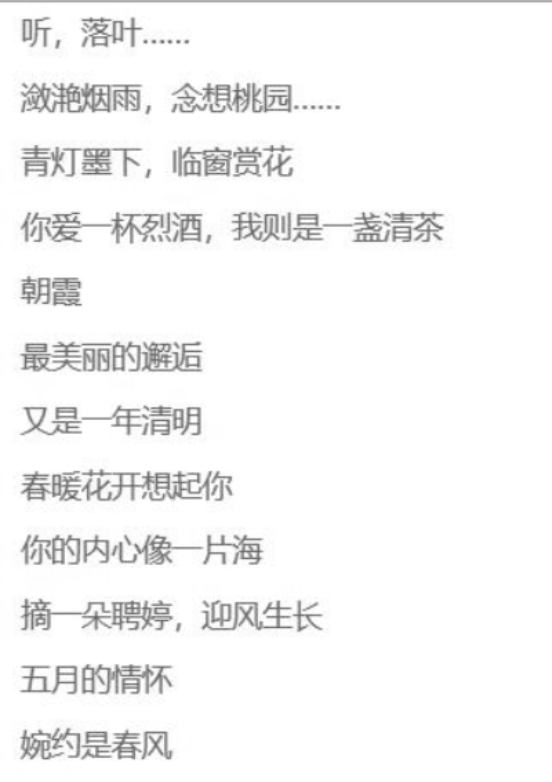
#> input picture 毕业设计/houghTest5.png, 552 x 782 px
$ python '形态学.py'   (older library calls are emulated)
#> lines starting #> are read from the running program, lines starting #| are printed output that depends on the picture; after the words box and inside, x2 and y2 are one past the last pixel; in counts of white or black regions, pixels touching at a corner belong together
import cv2
import numpy as np
import matplotlib.pyplot as plt
imagePath = '../houghTest5.png'
img = cv2.imread(imagePath)
#> img is the input picture: shape (782, 552, 3); mean B, G, R 245.6, 245.6, 245.6
img = cv2.cvtColor(img, cv2.COLOR_BGR2RGB)
img1 = img.copy()
gray = cv2.cvtColor(img, cv2.COLOR_BGR2GRAY)
gray = cv2.GaussianBlur(gray, (5, 5), 0)

# sobel边缘检测得到二值图
sobel = cv2.Sobel(gray, cv2.CV_8U, 1, 0, ksize=3)
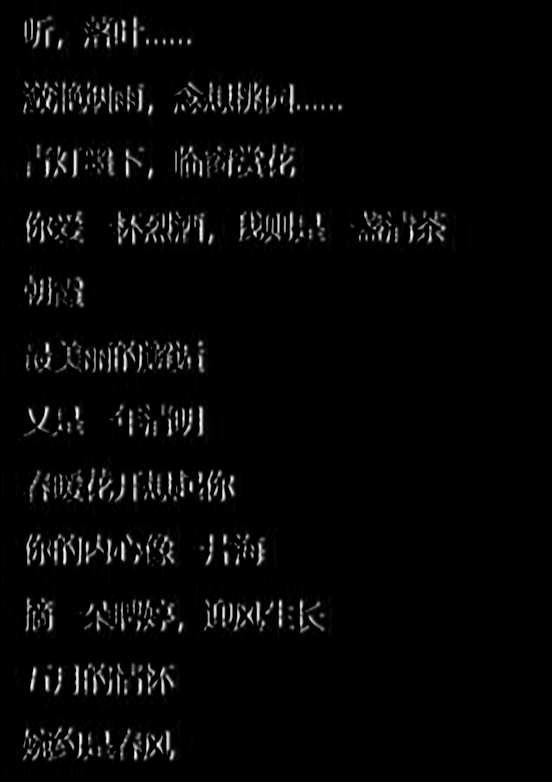
#> sobel: shape (782, 552); min 0, max 255, mean 6.7

# 二值化
ret, binary = cv2.threshold(sobel, 0, 255, cv2.THRESH_OTSU + cv2.THRESH_BINARY)
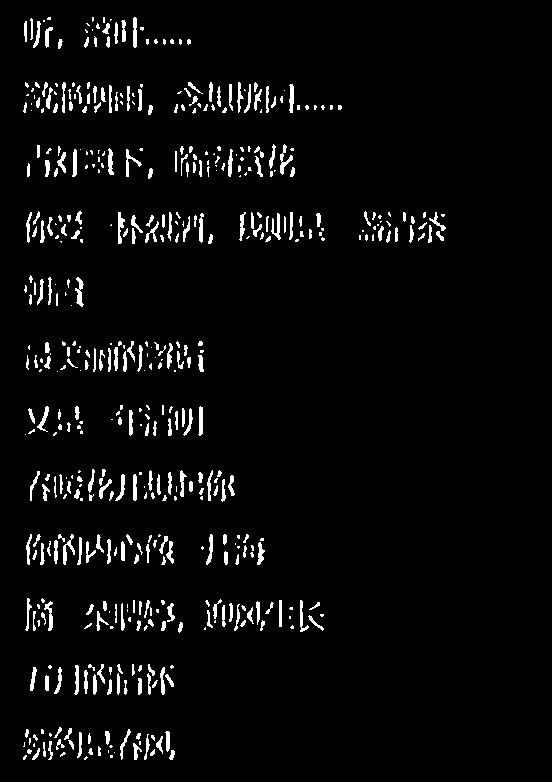
#> binary: shape (782, 552); 4% white; 513 white regions (225 under 20 px), largest, box (x1, y1, x2, y2) and area: (280, 144, 293, 175) 138, (75, 277, 84, 307) 136, (63, 534, 75, 565) 132
#> ret = 67
# 膨胀腐蚀
element1 = cv2.getStructuringElement(cv2.MORPH_RECT, (30, 9))
element2 = cv2.getStructuringElement(cv2.MORPH_RECT, (24, 6))
# 膨胀一次，使轮廓突出
dilation = cv2.dilate(binary, element2, iterations=1)
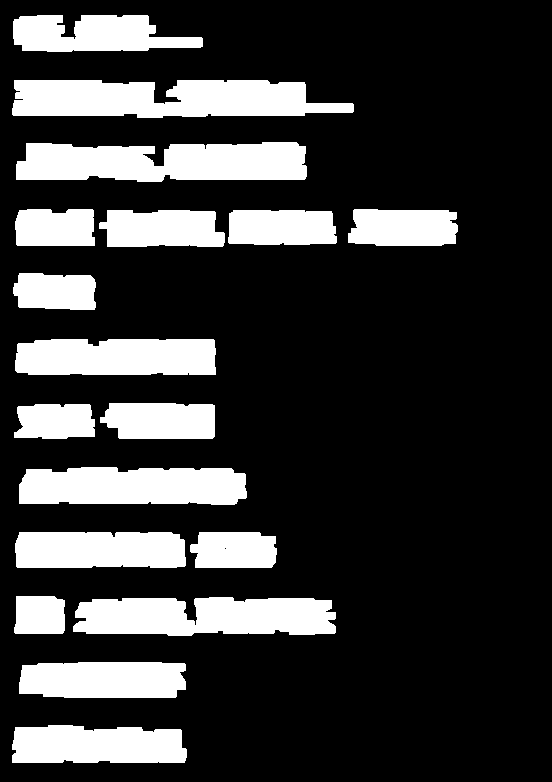
#> dilation: shape (782, 552); 21.8% white; 18 white regions, largest, box (x1, y1, x2, y2) and area: (12, 80, 354, 118) 10365, (16, 142, 307, 182) 9795, (73, 597, 336, 636) 8798
# 腐蚀一次，去掉细节
erosion = cv2.erode(dilation, element1, iterations=1)
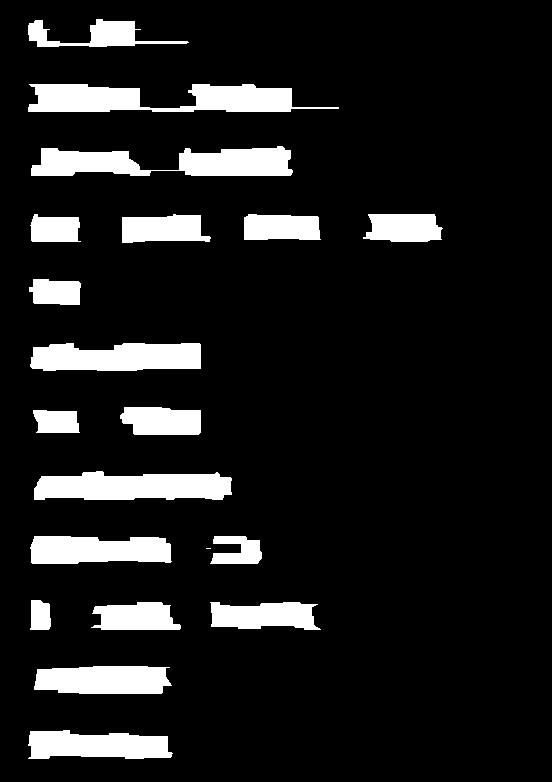
#> erosion: shape (782, 552); 11.3% white; 20 white regions (1 under 20 px), largest, box (x1, y1, x2, y2) and area: (28, 84, 339, 112) 5539, (31, 146, 293, 176) 5256, (34, 471, 232, 500) 4682
# 再次膨胀，使轮廓明显
dilation2 = cv2.dilate(erosion, element2, iterations=2)
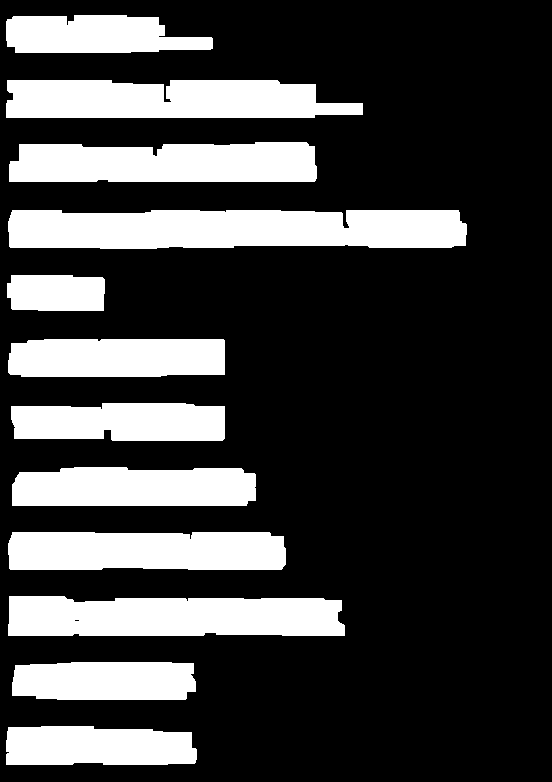
#> dilation2: shape (782, 552); 25.4% white; 12 white regions
# 查找轮廓和筛选
region = []
contours, hierarchy = cv2.findContours(dilation2, cv2.RETR_TREE, cv2.CHAIN_APPROX_SIMPLE)
#> contours = 13 contours, 1 with area under 20; largest, box (x1, y1, x2, y2) and area: (8, 210, 467, 249) 16090, (8, 596, 345, 636) 12084, (6, 80, 363, 118) 11440, (9, 142, 317, 182) 10904, (8, 532, 286, 570) 9872
for i in range(len(contours)):
    cnt = contours[i]
    area = cv2.contourArea(cnt)
    if (area < 1000):
        continue
    # 找到最小矩形
    rect = cv2.minAreaRect(cnt)
    print("rect is:")
    print(rect)
    # box四个点的坐标
    box = cv2.boxPoints(rect)
    box = np.int0(box)
    # 计算高和宽
    height = abs(box[0][1] - box[2][1])
    width = abs(box[0][0] - box[2][0])
    # 根据文字特征，筛选那些太细的矩形，留下扁的
    if (height > width * 1.3):
        continue
    region.append(box)
#> this loop made 13 passes
#> (area, rect, box, height, width) on passes 1, 2, 3, 5: (6562.5, ((101, 745), (38, 190), -90), [[196, 764], [6, 764], [6, 726], [196, 726]], 38, 190), (6365.5, ((103.5, 680.5), (37, 183), -90), [[195, 699], [12, 699], [12, 662], [195, 662]], 37, 183), (12083.5, ((176, 615.5), (39, 336), -90), [[344, 635], [8, 635], [8, 596], [344, 596]], 39, 336), (9872.5, ((146.5, 550.5), (37, 277), -90), [[285, 569], [8, 569], [8, 532], [285, 532]], 37, 277)
#> (printed output is left out)
#> after the loop, region = 12 items
for box in region:
    cv2.drawContours(img, [box], 0, (0, 255, 0), 2)
#> this loop made 12 passes
#> box on passes 1 to 8: [[196, 764], [6, 764], [6, 726], [196, 726]], [[195, 699], [12, 699], [12, 662], [195, 662]], [[344, 635], [8, 635], [8, 596], [344, 596]], [[285, 569], [8, 569], [8, 532], [285, 532]], [[255, 505], [12, 505], [12, 467], [255, 467]], [[223, 440], [11, 440], [11, 403], [223, 403]], [[224, 376], [8, 376], [8, 339], [224, 339]], [[104, 310], [7, 310], [7, 275], [104, 275]]
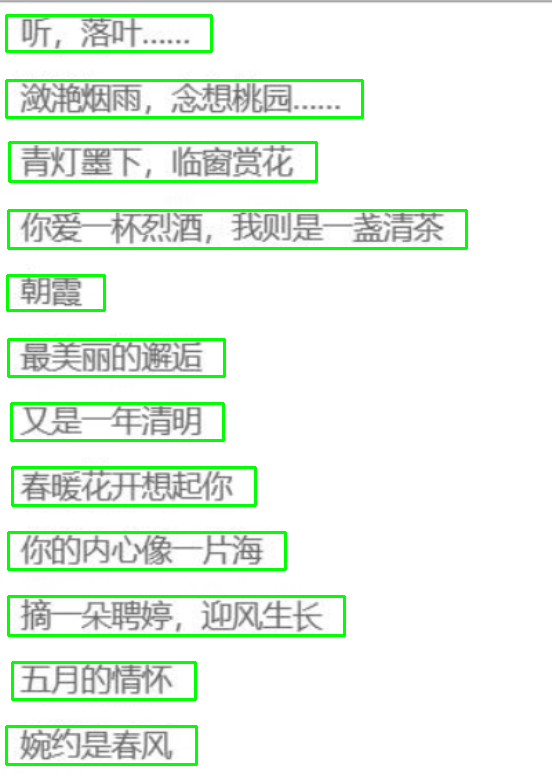
#> img: shape (782, 552, 3); mean R, G, B 233.2, 245.7, 233.2

plt.subplot(121)
plt.imshow(img1)
plt.xticks([])
plt.yticks([])
plt.title("Original Image")
plt.subplot(122)
plt.imshow(img)
plt.xticks([])
plt.yticks([])
plt.title("Detected Image")
plt.show()
# [8 lines of commented-out code are left out]

$ run again, with 毕业设计/houghTest1.png copied over 毕业设计/houghTest5.png
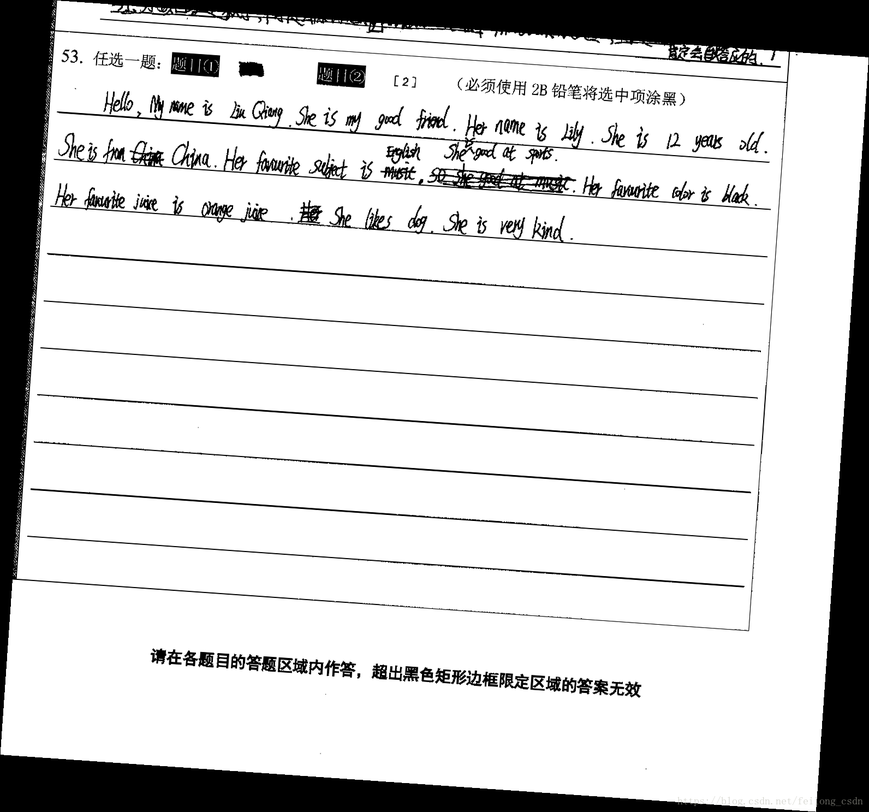
#> input picture 毕业设计/houghTest1.png, 869 x 812 px, shrunk from 1592 x 1487 before the run
#> img is the input picture: shape (812, 869, 3); mean B, G, R 211, 211, 211
#> `ret, binary = cv2.threshold(sobel, 0, 255, cv2.THRESH_OTSU + cv2.THRES..`:
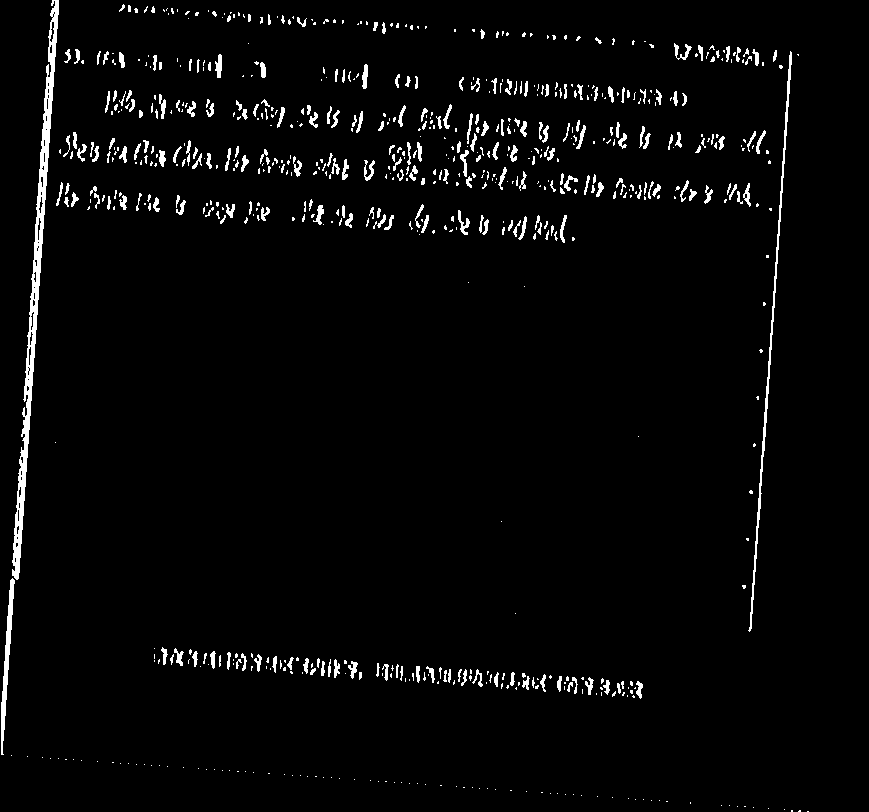
#> binary: shape (812, 869); 3% white; 747 white regions (486 under 20 px), largest, box (x1, y1, x2, y2) and area: (12, 0, 59, 580) 4043, (748, 51, 792, 632) 1356, (1, 578, 15, 755) 767
#> ret = 101
#> dilation: shape (812, 869); 18.9% white; 14 white regions, largest, box (x1, y1, x2, y2) and area: (0, 0, 811, 807) 107613, (143, 645, 655, 702) 11812, (448, 75, 699, 109) 5235
#> erosion: shape (812, 869); 6.1% white; 28 white regions (12 under 20 px), largest, box (x1, y1, x2, y2) and area: (27, 0, 748, 429) 16098, (109, 92, 785, 161) 10256, (158, 650, 641, 697) 6252
#> dilation2: shape (812, 869); 19.5% white; 13 white regions
#> contours = 13 contours; largest, box (x1, y1, x2, y2) and area: (0, 0, 809, 761) 96144, (136, 646, 665, 703) 13184, (463, 29, 814, 74) 6393, (441, 75, 709, 111) 6016, (103, 3, 429, 36) 4825
#> the loop `for i in range(len(contours)):` made 13 passes
#> (cnt, area) on passes 1, 3, 4, 5, 6, 7, 8: ([[750, 807], [750, 811], [806, 811], [806, 807]], 224), ([[725, 583], [725, 593], [775, 593], [775, 583]], 500), ([[732, 488], [732, 498], [782, 498], [782, 488]], 500), ([[736, 441], [736, 451], [786, 451], [786, 441]], 500), ([[739, 394], [739, 404], [789, 404], [789, 394]], 500), ([[742, 347], [742, 357], [792, 357], [792, 347]], 500), ([[745, 300], [745, 310], [796, 310], [796, 300]], 510)
#> (printed output is left out)
#> after the loop `for i in range(len(contours)):`: region = 6 items
#> the loop `for box in region:` made 6 passes
#> box on passes 1 to 6: [[662, 706], [134, 669], [136, 641], [664, 678]], [[707, 114], [439, 96], [441, 70], [709, 89]], [[439, 92], [305, 92], [305, 67], [439, 67]], [[812, 77], [461, 48], [463, 20], [814, 49]], [[427, 41], [102, 18], [103, 0], [428, 21]], [[759, 815], [-22, 758], [32, -3], [814, 53]]
#> after the loop `for box in region:`:
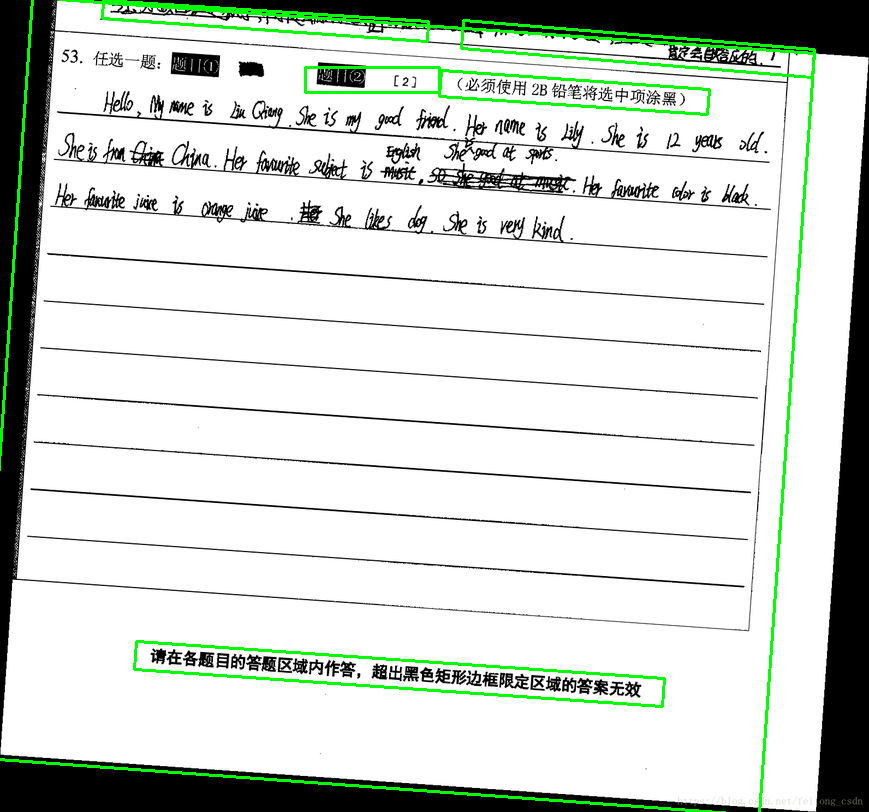
#> img: shape (812, 869, 3); mean R, G, B 207.2, 213.8, 207.2

$ run again, with 毕业设计/houghTest2.png copied over 毕业设计/houghTest5.png
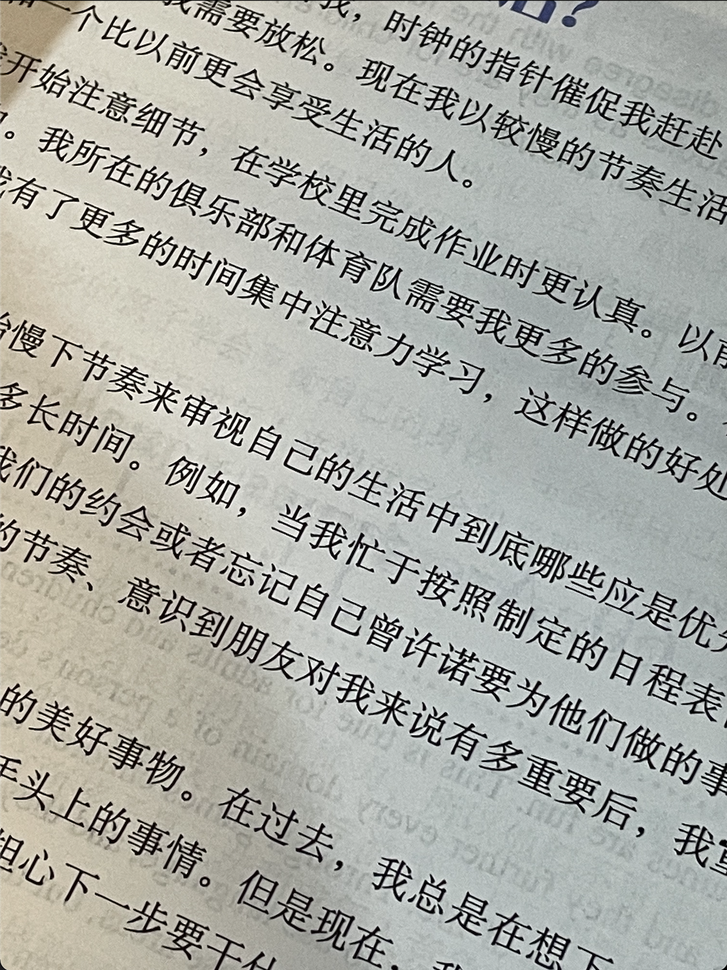
#> input picture 毕业设计/houghTest2.png, 727 x 970 px, shrunk from 1216 x 1622 before the run
#> img is the input picture: shape (970, 727, 3); mean B, G, R 164.5, 170.7, 169.2
#> `ret, binary = cv2.threshold(sobel, 0, 255, cv2.THRESH_OTSU + cv2.THRES..`:
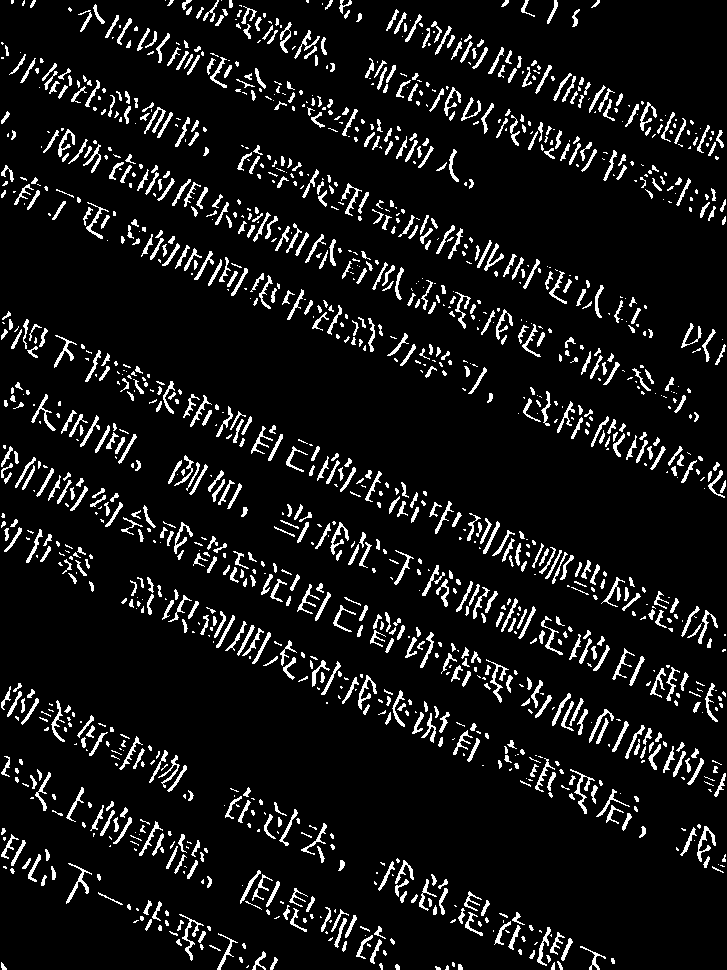
#> binary: shape (970, 727); 8.5% white in thin lines or dots
#> ret = 105
#> dilation: shape (970, 727); 47% white; 31 white regions, largest, box (x1, y1, x2, y2) and area: (0, 443, 727, 800) 34314, (0, 309, 727, 655) 32734, (30, 126, 711, 425) 28003
#> erosion: shape (970, 727); 22.2% white; 50 white regions (10 under 20 px), largest, box (x1, y1, x2, y2) and area: (0, 447, 727, 796) 19010, (0, 313, 727, 643) 16843, (47, 131, 549, 351) 11301
#> dilation2: shape (970, 727); 56% white; 6 black regions
#> contours = 25 contours; largest, box (x1, y1, x2, y2) and area: (0, 443, 727, 802) 39946, (0, 309, 727, 649) 37560, (0, 127, 720, 424) 33489, (105, 575, 668, 839) 29579, (149, 0, 727, 230) 25121
#> the loop `for i in range(len(contours)):` made 25 passes
#> (area, rect, box, height, width) on passes 2 to 5: (6655.5, ((200.8, 940.2), (56.98, 198.5), -64.23), [[277, 1008], [99, 922], [123, 871], [302, 957]], 137, 154), (12754.5, ((496.5, 923.6), (62.28, 291), -65.92), [[616, 1011], [350, 892], [376, 835], [642, 954]], 176, 240), (5169.5, ((53.01, 871.5), (58.36, 135.1), -64.16), [[101, 927], [-20, 868], [4, 815], [126, 874]], 112, 97), (2811.5, ((692.5, 850.5), (53, 67), -90), [[726, 877], [659, 877], [659, 824], [726, 824]], 53, 67)
#> (printed output is left out)
#> after the loop `for i in range(len(contours)):`: region = 21 items
#> the loop `for box in region:` made 21 passes
#> box on passes 1 to 8: [[277, 1008], [99, 922], [123, 871], [302, 957]], [[616, 1011], [350, 892], [376, 835], [642, 954]], [[101, 927], [-20, 868], [4, 815], [126, 874]], [[726, 877], [659, 877], [659, 824], [726, 824]], [[460, 1019], [-20, 799], [6, 740], [487, 960]], [[341, 884], [-16, 719], [8, 665], [366, 829]], [[657, 858], [99, 609], [124, 554], [682, 803]], [[99, 607], [-19, 554], [4, 501], [123, 554]]
#> after the loop `for box in region:`:
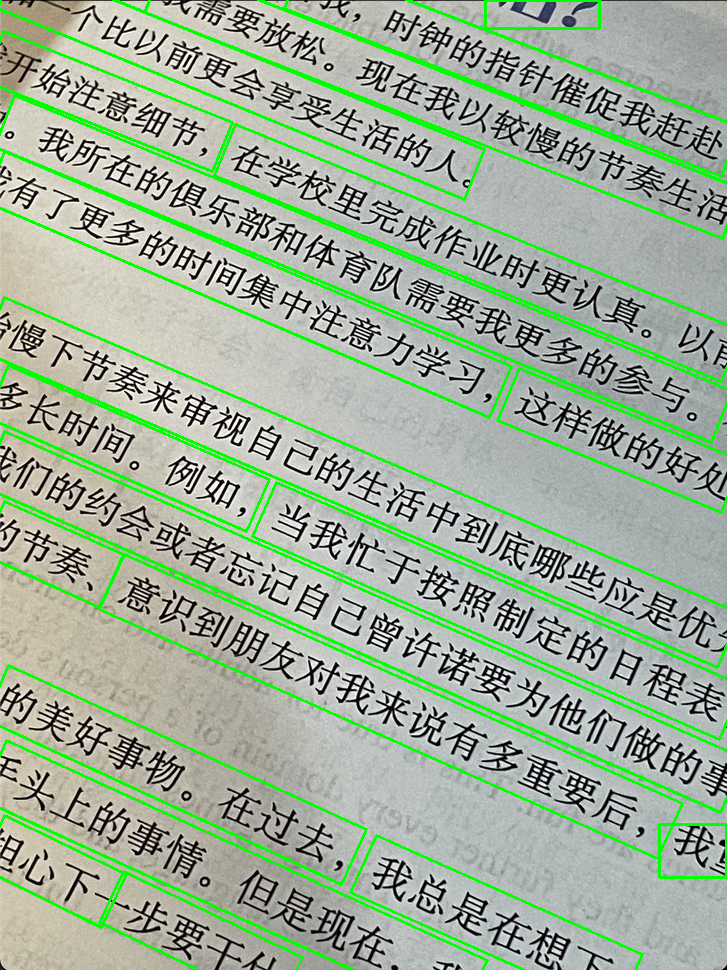
#> img: shape (970, 727, 3); mean R, G, B 156.7, 175.5, 152.4
